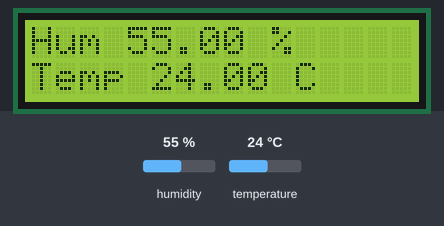
Recording of a sketch running on a simulated ESP32. Parts: 16×2 character LCD. The inputs (shaded band) are chosen by the test bench; at power-on: humidity 55 %, temperature 24 °C.

Above: at 1.2 s.
1.3 s: humidity set to 22 %
At 2.8 s:
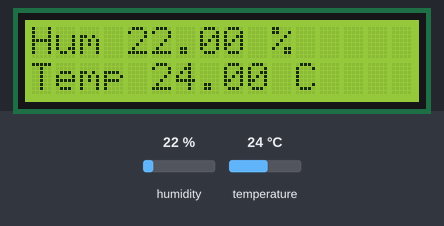
4.0 s: temperature set to 12 °C
At 4.7 s:
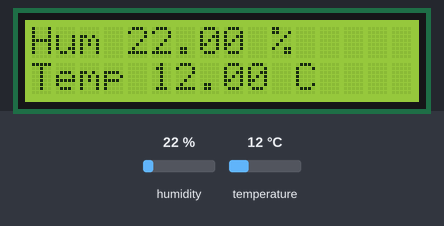
6.7 s: humidity set to 40 %
At 8.4 s:
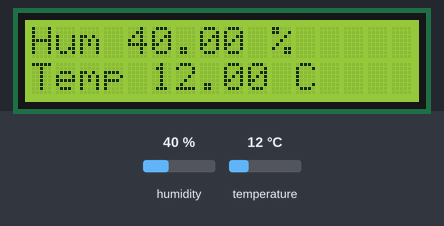
9.6 s: temperature set to 19 °C
At 11.5 s:
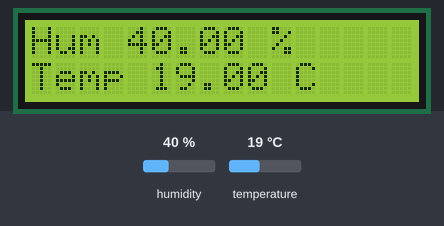
Timing chart, 0 to 13.0 s (numbered marks = the images above; inputs shaded):
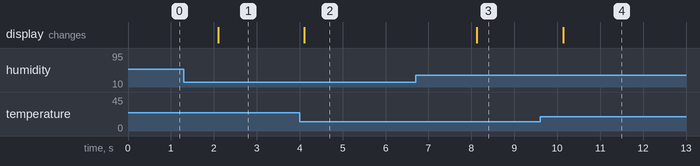

The sketch:

DHTandLCD.ino
```cpp
#include "DHT.h"
#include <LiquidCrystal_I2C.h>

#define DHTPIN 26
#define DHTTYPE DHT22

DHT dht(DHTPIN, DHTTYPE);
LiquidCrystal_I2C lcd(0x3f,16,2);  // set the LCD address to 0x3f for a 16 chars and 2 line display


void setup() {

   dht.begin();
   lcd.init(); // initialize the lcd
   lcd.backlight();

}

void loop() {

  float h = dht.readHumidity();
  float t = dht.readTemperature();

    lcd.setCursor(0,0);
    lcd.print("Hum");
    lcd.setCursor(4,0);
    lcd.print(h);
    lcd.setCursor(10,0);
    lcd.print("%");

    lcd.setCursor(0,1);
    lcd.print("Temp");
    lcd.setCursor(5,1);
    lcd.print(t);
    lcd.setCursor(11,1);
    lcd.print("C");

}
```

Measured:
- after the input at 1.3 s, the display: changes after 0.80 s (image 1)
- after the input at 4.0 s, the display: changes after 0.11 s (image 2)
- after the input at 6.7 s, the display: changes after 1.4 s (image 3)
- after the input at 9.6 s, the display: changes after 0.54 s (image 4)
